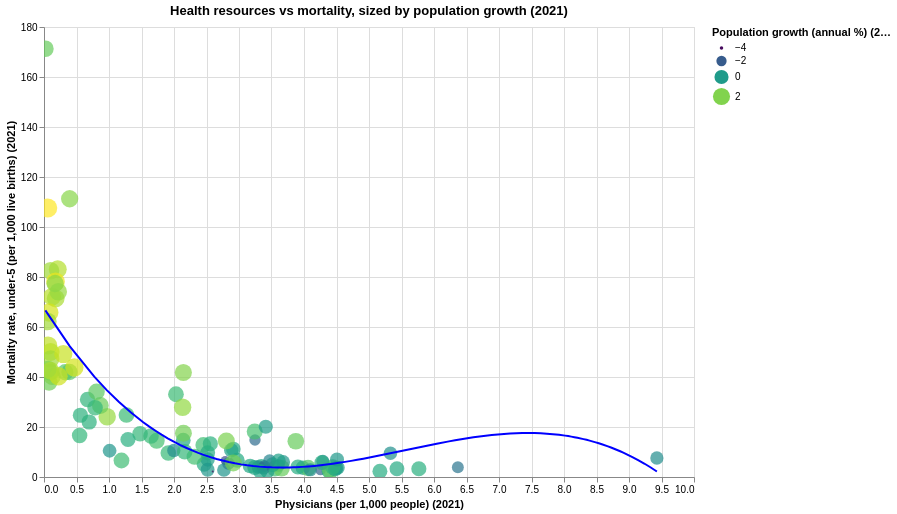

Notebook code cell kept with this figure:
### Code cell
import altair as alt

# select year choice for the data 
year = "2021"
health_choice = "Physicians (per 1,000 people)"
mortality = "Mortality rate, under-5 (per 1,000 live births)"
pop = "Population growth (annual %)"

needed = data.loc[
    data["Series Name"].isin([health_choice, mortality, pop]),
    ["Country Name", "Series Name", year]
].copy()

needed[year] = pd.to_numeric(needed[year], errors="coerce")
wide = needed.pivot_table(
    index="Country Name",
    columns="Series Name",
    values=year,
    aggfunc="first"
).reset_index()

# keep only complete case
wide = wide.dropna(subset=[health_choice, mortality, pop])

# create the altair plot
chart1 = alt.Chart(wide).mark_circle(opacity=0.7).encode(
    x=alt.X(health_choice, title=f"{health_choice} ({year})"),
    y=alt.Y(mortality, title=f"{mortality} ({year})"),
    size=alt.Size(
        pop,
        title=f"{pop} ({year})",
        scale=alt.Scale(zero=False)
    ),
    color=alt.Color(
        pop,
        title=f"{pop} ({year})",
        scale=alt.Scale(scheme="viridis")
    ),
    tooltip=[
        alt.Tooltip("Country Name", title="Country"),
        alt.Tooltip(health_choice, format=".3f"),
        alt.Tooltip(mortality, format=".3f"),
        alt.Tooltip(pop, format=".2f")
    ]
)

line = alt.Chart(wide).transform_regression(
    health_choice, mortality, method="poly"
).mark_line(color="blue", size=2).encode(
    x=health_choice,
    y=mortality
)
chart = (chart1 + line).properties(
    width=650,
    height=450,
    title=f"Health resources vs mortality, sized by population growth ({year})"
).interactive()

chart.save("alt_scatterplot.html")
chart

### Figure 1 — Vega-Lite specification as saved in the notebook (floating-point values rounded to 4 significant figures)
{"config": {"view": {"continuousWidth": 300, "continuousHeight": 300}}, "layer": [{"mark": {"type": "circle", "opacity": 0.7}, "encoding": {"color": {"field": "Population growth (annual %)", "scale": {"scheme": "viridis"}, "title": "Population growth (annual %) (2021)", "type": "quantitative"}, "size": {"field": "Population growth (annual %)", "scale": {"zero": false}, "title": "Population growth (annual %) (2021)", "type": "quantitative"}, "tooltip": [{"field": "Country Name", "title": "Country", "type": "nominal"}, {"field": "Physicians (per 1,000 people)", "format": ".3f", "type": "quantitative"}, {"field": "Mortality rate, under-5 (per 1,000 live births)", "format": ".3f", "type": "quantitative"}, {"field": "Population growth (annual %)", "format": ".2f", "type": "quantitative"}], "x": {"field": "Physicians (per 1,000 people)", "title": "Physicians (per 1,000 people) (2021)", "type": "quantitative"}, "y": {"field": "Mortality rate, under-5 (per 1,000 live births)", "title": "Mortality rate, under-5 (per 1,000 live births) (2021)", "type": "quantitative"}}, "name": "view_14"}, {"mark": {"type": "line", "color": "blue", "size": 2}, "encoding": {"x": {"field": "Physicians (per 1,000 people)", "type": "quantitative"}, "y": {"field": "Mortality rate, under-5 (per 1,000 live births)", "type": "quantitative"}}, "transform": [{"on": "Physicians (per 1,000 people)", "regression": "Mortality rate, under-5 (per 1,000 live births)", "method": "poly"}]}], "data": {"name": "data-d113f0a66782bf88d12b6ba52f174f78"}, "height": 450, "params": [{"name": "param_20", "select": {"type": "interval", "encodings": ["x", "y"]}, "bind": "scales", "views": ["view_14"]}], "title": "Health resources vs mortality, sized by population growth (2021)", "width": 650, "$schema": "https://vega.github.io/schema/vega-lite/v5.20.1.json", "datasets": {"data-d113f0a66782bf88d12b6ba52f174f78": [{"Country Name": "Australia", "Mortality rate, under-5 (per 1,000 live births)": 3.7, "Physicians (per 1,000 people)": 3.981, "Population growth (annual %)": 0.1409}, {"Country Name": "Austria", "Mortality rate, under-5 (per 1,000 live births)": 3.3, "Physicians (per 1,000 people)": 5.43, "Population growth (annual %)": 0.4357}, {"Country Name": "Bangladesh", "Mortality rate, under-5 (per 1,000 live births)": 31.0, "Physicians (per 1,000 people)": 0.67, "Population growth (annual %)": 0.815}, {"Country Name": "Barbados", "Mortality rate, under-5 (per 1,000 live births)": 10.7, "Physicians (per 1,000 people)": 2.881, "Population growth (annual %)": 0.1593}, {"Country Name": "Belgium", "Mortality rate, under-5 (per 1,000 live births)": 3.8, "Physicians (per 1,000 people)": 3.241, "Population growth (annual %)": 0.4116}, {"Country Name": "Benin", "Mortality rate, under-5 (per 1,000 live births)": 83.1, "Physicians (per 1,000 people)": 0.212, "Population growth (annual %)": 2.592}, {"Country Name": "Bhutan", "Mortality rate, under-5 (per 1,000 live births)": 24.7, "Physicians (per 1,000 people)": 0.56, "Population growth (annual %)": 0.7035}, {"Country Name": "Bolivia", "Mortality rate, under-5 (per 1,000 live births)": 24.8, "Physicians (per 1,000 people)": 1.269, "Population growth (annual %)": 1.019}, {"Country Name": "Botswana", "Mortality rate, under-5 (per 1,000 live births)": 42.0, "Physicians (per 1,000 people)": 0.392, "Population growth (annual %)": 1.491}, {"Country Name": "Brazil", "Mortality rate, under-5 (per 1,000 live births)": 14.7, "Physicians (per 1,000 people)": 2.142, "Population growth (annual %)": 0.4254}, {"Country Name": "Brunei Darussalam", "Mortality rate, under-5 (per 1,000 live births)": 9.6, "Physicians (per 1,000 people)": 1.913, "Population growth (annual %)": 0.9603}, {"Country Name": "Bulgaria", "Mortality rate, under-5 (per 1,000 live births)": 6.3, "Physicians (per 1,000 people)": 4.29, "Population growth (annual %)": -0.6647}, {"Country Name": "Burkina Faso", "Mortality rate, under-5 (per 1,000 live births)": 82.5, "Physicians (per 1,000 people)": 0.101, "Population growth (annual %)": 2.376}, {"Country Name": "Burundi", "Mortality rate, under-5 (per 1,000 live births)": 52.6, "Physicians (per 1,000 people)": 0.065, "Population growth (annual %)": 2.724}, {"Country Name": "Cameroon", "Mortality rate, under-5 (per 1,000 live births)": 72.1, "Physicians (per 1,000 people)": 0.124, "Population growth (annual %)": 2.655}, {"Country Name": "Canada", "Mortality rate, under-5 (per 1,000 live births)": 5.1, "Physicians (per 1,000 people)": 2.464, "Population growth (annual %)": 0.5539}, {"Country Name": "Central African Republic", "Mortality rate, under-5 (per 1,000 live births)": 171.3, "Physicians (per 1,000 people)": 0.021, "Population growth (annual %)": 1.686}, {"Country Name": "Chad", "Mortality rate, under-5 (per 1,000 live births)": 107.6, "Physicians (per 1,000 people)": 0.058, "Population growth (annual %)": 3.444}, {"Country Name": "Chile", "Mortality rate, under-5 (per 1,000 live births)": 6.7, "Physicians (per 1,000 people)": 2.973, "Population growth (annual %)": 0.4415}, {"Country Name": "China", "Mortality rate, under-5 (per 1,000 live births)": 7.0, "Physicians (per 1,000 people)": 2.518, "Population growth (annual %)": 0.08925}, {"Country Name": "Colombia", "Mortality rate, under-5 (per 1,000 live births)": 12.8, "Physicians (per 1,000 people)": 2.451, "Population growth (annual %)": 1.096}, {"Country Name": "Congo, Dem. Rep.", "Mortality rate, under-5 (per 1,000 live births)": 78.1, "Physicians (per 1,000 people)": 0.177, "Population growth (annual %)": 3.238}, {"Country Name": "Costa Rica", "Mortality rate, under-5 (per 1,000 live births)": 9.7, "Physicians (per 1,000 people)": 2.518, "Population growth (annual %)": 0.5086}, {"Country Name": "Cote d'Ivoire", "Mortality rate, under-5 (per 1,000 live births)": 71.4, "Physicians (per 1,000 people)": 0.18, "Population growth (annual %)": 2.474}, {"Country Name": "Croatia", "Mortality rate, under-5 (per 1,000 live births)": 4.6, "Physicians (per 1,000 people)": 3.61, "Population growth (annual %)": -0.904}, {"Country Name": "Cuba", "Mortality rate, under-5 (per 1,000 live births)": 7.6, "Physicians (per 1,000 people)": 9.429, "Population growth (annual %)": -0.486}, {"Country Name": "Cyprus", "Mortality rate, under-5 (per 1,000 live births)": 3.4, "Physicians (per 1,000 people)": 3.552, "Population growth (annual %)": 1.15}, {"Country Name": "Czechia", "Mortality rate, under-5 (per 1,000 live births)": 2.8, "Physicians (per 1,000 people)": 4.254, "Population growth (annual %)": -1.812}, {"Country Name": "Dominican Republic", "Mortality rate, under-5 (per 1,000 live births)": 33.1, "Physicians (per 1,000 people)": 2.03, "Population growth (annual %)": 1.041}, {"Country Name": "El Salvador", "Mortality rate, under-5 (per 1,000 live births)": 11.2, "Physicians (per 1,000 people)": 2.913, "Population growth (annual %)": 0.338}, {"Country Name": "Eritrea", "Mortality rate, under-5 (per 1,000 live births)": 37.9, "Physicians (per 1,000 people)": 0.079, "Population growth (annual %)": 1.774}, {"Country Name": "Estonia", "Mortality rate, under-5 (per 1,000 live births)": 2.3, "Physicians (per 1,000 people)": 3.438, "Population growth (annual %)": 0.106}, {"Country Name": "Ethiopia", "Mortality rate, under-5 (per 1,000 live births)": 50.0, "Physicians (per 1,000 people)": 0.101, "Population growth (annual %)": 2.672}, {"Country Name": "Finland", "Mortality rate, under-5 (per 1,000 live births)": 2.3, "Physicians (per 1,000 people)": 4.381, "Population growth (annual %)": 0.2073}, {"Country Name": "France", "Mortality rate, under-5 (per 1,000 live births)": 4.3, "Physicians (per 1,000 people)": 3.343, "Population growth (annual %)": 0.3569}, {"Country Name": "Gambia, The", "Mortality rate, under-5 (per 1,000 live births)": 47.2, "Physicians (per 1,000 people)": 0.102, "Population growth (annual %)": 2.368}, {"Country Name": "Georgia", "Mortality rate, under-5 (per 1,000 live births)": 9.5, "Physicians (per 1,000 people)": 5.33, "Population growth (annual %)": -0.3796}, {"Country Name": "Germany", "Mortality rate, under-5 (per 1,000 live births)": 3.7, "Physicians (per 1,000 people)": 4.518, "Population growth (annual %)": 0.04233}, {"Country Name": "Ghana", "Mortality rate, under-5 (per 1,000 live births)": 40.2, "Physicians (per 1,000 people)": 0.127, "Population growth (annual %)": 1.959}, {"Country Name": "Greece", "Mortality rate, under-5 (per 1,000 live births)": 3.9, "Physicians (per 1,000 people)": 6.367, "Population growth (annual %)": -1.217}, {"Country Name": "Guinea-Bissau", "Mortality rate, under-5 (per 1,000 live births)": 74.1, "Physicians (per 1,000 people)": 0.22, "Population growth (annual %)": 2.239}, {"Country Name": "Hungary", "Mortality rate, under-5 (per 1,000 live births)": 4.0, "Physicians (per 1,000 people)": 3.298, "Population growth (annual %)": -0.4092}, {"Country Name": "Iceland", "Mortality rate, under-5 (per 1,000 live births)": 2.7, "Physicians (per 1,000 people)": 4.405, "Population growth (annual %)": 1.639}, {"Country Name": "Indonesia", "Mortality rate, under-5 (per 1,000 live births)": 22.0, "Physicians (per 1,000 people)": 0.695, "Population growth (annual %)": 0.7046}, {"Country Name": "Iraq", "Mortality rate, under-5 (per 1,000 live births)": 24.1, "Physicians (per 1,000 people)": 0.972, "Population growth (annual %)": 2.241}, {"Country Name": "Ireland", "Mortality rate, under-5 (per 1,000 live births)": 3.6, "Physicians (per 1,000 people)": 4.062, "Population growth (annual %)": 1.396}, {"Country Name": "Israel", "Mortality rate, under-5 (per 1,000 live births)": 3.5, "Physicians (per 1,000 people)": 3.654, "Population growth (annual %)": 1.682}, {"Country Name": "Italy", "Mortality rate, under-5 (per 1,000 live births)": 2.9, "Physicians (per 1,000 people)": 4.097, "Population growth (annual %)": -0.5156}, {"Country Name": "Kenya", "Mortality rate, under-5 (per 1,000 live births)": 41.9, "Physicians (per 1,000 people)": 0.098, "Population growth (annual %)": 1.9}, {"Country Name": "Korea, Rep.", "Mortality rate, under-5 (per 1,000 live births)": 2.9, "Physicians (per 1,000 people)": 2.517, "Population growth (annual %)": -0.1288}, {"Country Name": "Kyrgyz Republic", "Mortality rate, under-5 (per 1,000 live births)": 17.5, "Physicians (per 1,000 people)": 2.145, "Population growth (annual %)": 1.836}, {"Country Name": "Lao PDR", "Mortality rate, under-5 (per 1,000 live births)": 41.9, "Physicians (per 1,000 people)": 0.327, "Population growth (annual %)": 1.441}, {"Country Name": "Latvia", "Mortality rate, under-5 (per 1,000 live births)": 3.5, "Physicians (per 1,000 people)": 3.377, "Population growth (annual %)": -0.8433}, {"Country Name": "Liberia", "Mortality rate, under-5 (per 1,000 live births)": 77.4, "Physicians (per 1,000 people)": 0.171, "Population growth (annual %)": 2.111}, {"Country Name": "Lithuania", "Mortality rate, under-5 (per 1,000 live births)": 3.6, "Physicians (per 1,000 people)": 4.497, "Population growth (annual %)": -0.0708}, {"Country Name": "Malaysia", "Mortality rate, under-5 (per 1,000 live births)": 8.1, "Physicians (per 1,000 people)": 2.316, "Population growth (annual %)": 1.153}, {"Country Name": "Malta", "Mortality rate, under-5 (per 1,000 live births)": 5.8, "Physicians (per 1,000 people)": 4.276, "Population growth (annual %)": 0.5147}, {"Country Name": "Mauritania", "Mortality rate, under-5 (per 1,000 live births)": 40.3, "Physicians (per 1,000 people)": 0.224, "Population growth (annual %)": 2.887}, {"Country Name": "Mexico", "Mortality rate, under-5 (per 1,000 live births)": 13.3, "Physicians (per 1,000 people)": 2.559, "Population growth (annual %)": 0.6674}, {"Country Name": "Moldova", "Mortality rate, under-5 (per 1,000 live births)": 14.8, "Physicians (per 1,000 people)": 3.246, "Population growth (annual %)": -1.503}, {"Country Name": "Mongolia", "Mortality rate, under-5 (per 1,000 live births)": 14.3, "Physicians (per 1,000 people)": 3.874, "Population growth (annual %)": 1.685}, {"Country Name": "Montenegro", "Mortality rate, under-5 (per 1,000 live births)": 2.8, "Physicians (per 1,000 people)": 2.768, "Population growth (annual %)": -0.2456}, {"Country Name": "Mozambique", "Mortality rate, under-5 (per 1,000 live births)": 65.8, "Physicians (per 1,000 people)": 0.081, "Population growth (annual %)": 2.958}, {"Country Name": "Namibia", "Mortality rate, under-5 (per 1,000 live births)": 43.8, "Physicians (per 1,000 people)": 0.467, "Population growth (annual %)": 2.953}, {"Country Name": "Nepal", "Mortality rate, under-5 (per 1,000 live births)": 28.6, "Physicians (per 1,000 people)": 0.867, "Population growth (annual %)": 1.74}, {"Country Name": "Netherlands", "Mortality rate, under-5 (per 1,000 live births)": 4.0, "Physicians (per 1,000 people)": 3.906, "Population growth (annual %)": 0.5235}, {"Country Name": "New Zealand", "Mortality rate, under-5 (per 1,000 live births)": 4.9, "Physicians (per 1,000 people)": 3.516, "Population growth (annual %)": 0.4137}, {"Country Name": "Nigeria", "Mortality rate, under-5 (per 1,000 live births)": 111.3, "Physicians (per 1,000 people)": 0.395, "Population growth (annual %)": 2.096}, {"Country Name": "Norway", "Mortality rate, under-5 (per 1,000 live births)": 2.3, "Physicians (per 1,000 people)": 5.168, "Population growth (annual %)": 0.5348}, {"Country Name": "Oman", "Mortality rate, under-5 (per 1,000 live births)": 10.6, "Physicians (per 1,000 people)": 1.997, "Population growth (annual %)": -0.4893}, {"Country Name": "Panama", "Mortality rate, under-5 (per 1,000 live births)": 14.5, "Physicians (per 1,000 people)": 1.734, "Population growth (annual %)": 1.207}, {"Country Name": "Papua New Guinea", "Mortality rate, under-5 (per 1,000 live births)": 43.1, "Physicians (per 1,000 people)": 0.063, "Population growth (annual %)": 1.989}, {"Country Name": "Paraguay", "Mortality rate, under-5 (per 1,000 live births)": 18.2, "Physicians (per 1,000 people)": 3.242, "Population growth (annual %)": 1.211}, {"Country Name": "Peru", "Mortality rate, under-5 (per 1,000 live births)": 16.4, "Physicians (per 1,000 people)": 1.646, "Population growth (annual %)": 0.9616}, {"Country Name": "Philippines", "Mortality rate, under-5 (per 1,000 live births)": 27.7, "Physicians (per 1,000 people)": 0.786, "Population growth (annual %)": 0.9057}, {"Country Name": "Poland", "Mortality rate, under-5 (per 1,000 live births)": 4.4, "Physicians (per 1,000 people)": 3.391, "Population growth (annual %)": -1.434}, {"Country Name": "Portugal", "Mortality rate, under-5 (per 1,000 live births)": 3.3, "Physicians (per 1,000 people)": 5.767, "Population growth (annual %)": 0.6269}, {"Country Name": "Romania", "Mortality rate, under-5 (per 1,000 live births)": 6.5, "Physicians (per 1,000 people)": 3.471, "Population growth (annual %)": -0.746}, {"Country Name": "Samoa", "Mortality rate, under-5 (per 1,000 live births)": 16.6, "Physicians (per 1,000 people)": 0.548, "Population growth (annual %)": 0.8621}, {"Country Name": "Saudi Arabia", "Mortality rate, under-5 (per 1,000 live births)": 6.6, "Physicians (per 1,000 people)": 2.789, "Population growth (annual %)": -2.465}, {"Country Name": "Senegal", "Mortality rate, under-5 (per 1,000 live births)": 42.5, "Physicians (per 1,000 people)": 0.101, "Population growth (annual %)": 2.538}, {"Country Name": "Serbia", "Mortality rate, under-5 (per 1,000 live births)": 5.4, "Physicians (per 1,000 people)": 2.837, "Population growth (annual %)": -0.9437}, {"Country Name": "Singapore", "Mortality rate, under-5 (per 1,000 live births)": 2.2, "Physicians (per 1,000 people)": 2.596, "Population growth (annual %)": -4.17}, {"Country Name": "Slovak Republic", "Mortality rate, under-5 (per 1,000 live births)": 6.0, "Physicians (per 1,000 people)": 3.68, "Population growth (annual %)": -0.2124}, {"Country Name": "Slovenia", "Mortality rate, under-5 (per 1,000 live births)": 2.3, "Physicians (per 1,000 people)": 3.326, "Population growth (annual %)": 0.2689}, {"Country Name": "South Africa", "Mortality rate, under-5 (per 1,000 live births)": 34.1, "Physicians (per 1,000 people)": 0.809, "Population growth (annual %)": 1.541}, {"Country Name": "Spain", "Mortality rate, under-5 (per 1,000 live births)": 3.1, "Physicians (per 1,000 people)": 4.48, "Population growth (annual %)": 0.178}, {"Country Name": "Sri Lanka", "Mortality rate, under-5 (per 1,000 live births)": 6.6, "Physicians (per 1,000 people)": 1.192, "Population growth (annual %)": 1.075}, {"Country Name": "Suriname", "Mortality rate, under-5 (per 1,000 live births)": 17.3, "Physicians (per 1,000 people)": 1.478, "Population growth (annual %)": 0.907}, {"Country Name": "Switzerland", "Mortality rate, under-5 (per 1,000 live births)": 4.0, "Physicians (per 1,000 people)": 4.443, "Population growth (annual %)": 0.7655}, {"Country Name": "Tajikistan", "Mortality rate, under-5 (per 1,000 live births)": 27.9, "Physicians (per 1,000 people)": 2.133, "Population growth (annual %)": 2.207}, {"Country Name": "Togo", "Mortality rate, under-5 (per 1,000 live births)": 62.2, "Physicians (per 1,000 people)": 0.059, "Population growth (annual %)": 2.378}, {"Country Name": "Tonga", "Mortality rate, under-5 (per 1,000 live births)": 10.5, "Physicians (per 1,000 people)": 1.009, "Population growth (annual %)": -0.2027}, {"Country Name": "Trinidad and Tobago", "Mortality rate, under-5 (per 1,000 live births)": 20.1, "Physicians (per 1,000 people)": 3.412, "Population growth (annual %)": 0.06093}, {"Country Name": "Tunisia", "Mortality rate, under-5 (per 1,000 live births)": 15.0, "Physicians (per 1,000 people)": 1.292, "Population growth (annual %)": 0.6208}, {"Country Name": "Turkiye", "Mortality rate, under-5 (per 1,000 live births)": 10.1, "Physicians (per 1,000 people)": 2.165, "Population growth (annual %)": 0.9104}, {"Country Name": "Turkmenistan", "Mortality rate, under-5 (per 1,000 live births)": 41.8, "Physicians (per 1,000 people)": 2.144, "Population growth (annual %)": 2.024}, {"Country Name": "United Arab Emirates", "Mortality rate, under-5 (per 1,000 live births)": 5.6, "Physicians (per 1,000 people)": 2.912, "Population growth (annual %)": 1.835}, {"Country Name": "United Kingdom", "Mortality rate, under-5 (per 1,000 live births)": 4.4, "Physicians (per 1,000 people)": 3.171, "Population growth (annual %)": 0.3589}, {"Country Name": "United States", "Mortality rate, under-5 (per 1,000 live births)": 6.5, "Physicians (per 1,000 people)": 3.608, "Population growth (annual %)": 0.1573}, {"Country Name": "Uruguay", "Mortality rate, under-5 (per 1,000 live births)": 7.0, "Physicians (per 1,000 people)": 4.508, "Population growth (annual %)": -0.0669}, {"Country Name": "Uzbekistan", "Mortality rate, under-5 (per 1,000 live births)": 14.4, "Physicians (per 1,000 people)": 2.805, "Population growth (annual %)": 1.938}, {"Country Name": "Zambia", "Mortality rate, under-5 (per 1,000 live births)": 49.2, "Physicians (per 1,000 people)": 0.297, "Population growth (annual %)": 2.815}]}}
